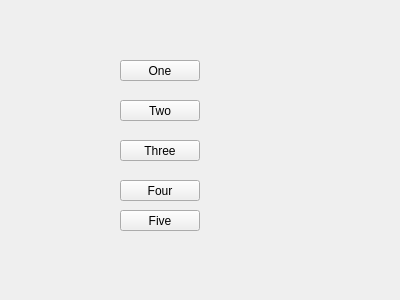
<?xml version="1.0" encoding="UTF-8"?>
<ui version="4.0">
 <class>Widget</class>
 <widget class="QWidget" name="Widget">
  <property name="geometry">
   <rect>
    <x>0</x>
    <y>0</y>
    <width>400</width>
    <height>300</height>
   </rect>
  </property>
  <property name="windowTitle">
   <string>Widget</string>
  </property>
  <widget class="QPushButton" name="oneButton">
   <property name="geometry">
    <rect>
     <x>120</x>
     <y>60</y>
     <width>80</width>
     <height>21</height>
    </rect>
   </property>
   <property name="text">
    <string>One</string>
   </property>
  </widget>
  <widget class="QPushButton" name="twoButton">
   <property name="geometry">
    <rect>
     <x>120</x>
     <y>100</y>
     <width>80</width>
     <height>21</height>
    </rect>
   </property>
   <property name="cursor">
    <cursorShape>SizeAllCursor</cursorShape>
   </property>
   <property name="text">
    <string>Two</string>
   </property>
  </widget>
  <widget class="QPushButton" name="threeButton">
   <property name="geometry">
    <rect>
     <x>120</x>
     <y>140</y>
     <width>80</width>
     <height>21</height>
    </rect>
   </property>
   <property name="text">
    <string>Three</string>
   </property>
  </widget>
  <widget class="QPushButton" name="fourButton">
   <property name="geometry">
    <rect>
     <x>120</x>
     <y>180</y>
     <width>80</width>
     <height>21</height>
    </rect>
   </property>
   <property name="text">
    <string>Four</string>
   </property>
  </widget>
  <widget class="QPushButton" name="fiveButton">
   <property name="geometry">
    <rect>
     <x>120</x>
     <y>210</y>
     <width>80</width>
     <height>21</height>
    </rect>
   </property>
   <property name="text">
    <string>Five</string>
   </property>
  </widget>
 </widget>
 <layoutdefault spacing="6" margin="11"/>
 <resources/>
 <connections/>
</ui>
